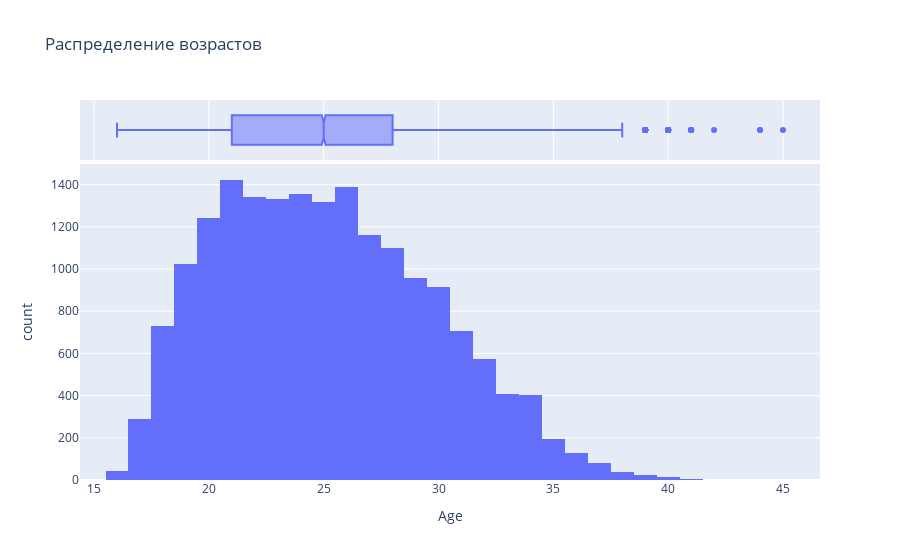

Notebook code for this chart:
### Markdown cell above
# Изучите распределение возростов с помощью Age [px.histogram](https://plotly.com/python/histograms/), изучите [более продвинутые методы](https://plotly.com/python/distplot/) визуализации распределений

### Code cell
# Ваш код красивый и самый лучший сюда 
fig = px.histogram(df, x="Age", title='Распределение возрастов', marginal="box")
fig.show()

### Figure 1 — Plotly figure (JSON) as saved in the notebook; plotly's stock layout.template omitted (floating-point values rounded to 4 significant figures; data arrays with more than 128 entries replaced by an {"elided": "..."} marker saying what was removed)
{"data": [{"alignmentgroup": "True", "bingroup": "x", "hovertemplate": "Age=%{x}<br>count=%{y}<extra></extra>", "legendgroup": "", "marker": {"color": "#636efa", "pattern": {"shape": ""}}, "name": "", "offsetgroup": "", "orientation": "v", "showlegend": false, "type": "histogram", "x": {"elided": "18207 int values"}, "xaxis": "x", "yaxis": "y"}, {"alignmentgroup": "True", "hovertemplate": "Age=%{x}<extra></extra>", "legendgroup": "", "marker": {"color": "#636efa"}, "name": "", "notched": true, "offsetgroup": "", "showlegend": false, "type": "box", "x": {"elided": "18207 int values"}, "xaxis": "x2", "yaxis": "y2"}], "layout": {"barmode": "relative", "legend": {"tracegroupgap": 0}, "title": {"text": "Распределение возрастов"}, "xaxis": {"anchor": "y", "domain": [0, 1], "title": {"text": "Age"}}, "xaxis2": {"anchor": "y2", "domain": [0, 1], "matches": "x", "showgrid": true, "showticklabels": false}, "yaxis": {"anchor": "x", "domain": [0, 0.8316], "title": {"text": "count"}}, "yaxis2": {"anchor": "x2", "domain": [0.8416, 1], "matches": "y2", "showgrid": false, "showline": false, "showticklabels": false, "ticks": ""}}}
